Frame 1 (no input): blank canvas, image omitted
Frame 60 (the mouse pressed at the canvas centre just before this capture): blank canvas, image omitted
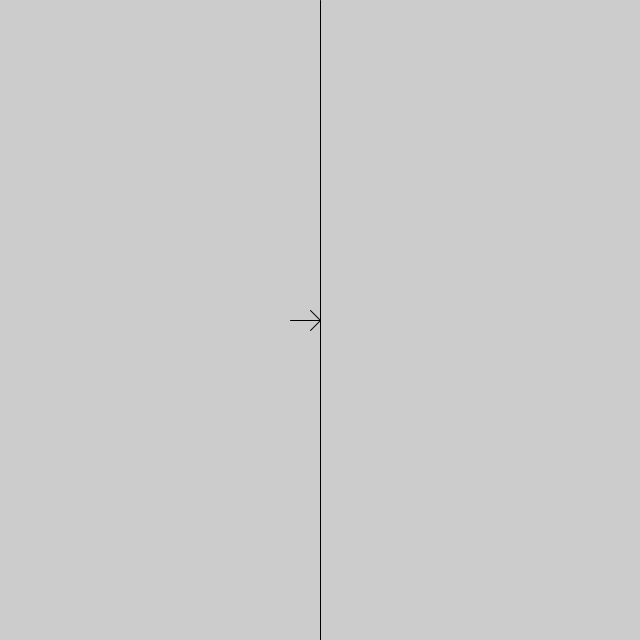
Frame 120 (the mouse held since frame 60 and released just before this capture)

The Processing sketch whose frames 1 and 60 were blank and that drew this single picture after the mouse press (run headless with seeded random() and noise(); from frame 60 on, the mouse is pressed at the canvas centre):

// Processing sketch: sketch_170317_cursor_pointer
// ── sketch_170317_cursor_pointer.pde
/**************************************************
関数説明　------------------------------------------
１．Window
・size(x, y)　…　Windowの描写

２．図形
・point(x, y)　…　点（位置指定）
・line(x1, y1, x2, y2)　…　線（始終点指定)
・rect(x, y, width, height)　…　長方形（x,y,幅,高さ）
・triangle(x1, y1, x2, y2, x3, y3)　…　三角形（3点指定）
・quad(x1, y1, x2, y2, x3, y3, x4, y4)　…　四角形（4点指定）
・ellipse(x, y, width, height)　…　円（x,y,幅,高さ)
・arc(x, y, width, height, 始点角度, 終点角度)　…　円（x,y,幅,高さ,始点角度,終点角度）

３．線・角の種類
・strokeWeight(size)　…　線の太さ
・strokeCap(type)　…　端の種類を指定
　　　SQUARE　…　直角の端
　　　PROJECT　…　突き出た端
　　　ROUND　…　丸い端
・strokeJoin(type)　…　角の種類を指定
　　　ROUND　…　丸い角
　　　BEVEL　…　斜めの角
　　　MITER　…　直角

４．描写モード
・描写関数 + Mode(type)　…　描写モードの指定
　以下は円の場合の例
　　　ellipseMode(CORNER)　…　描写の基準点を角にする
　※モードは種類が多いのでリファレンス参照とのこと。

５．色
・background(r,g,b)　…　背景色
・fill(r,g,b,transparency)　…　図形内の色
・stroke(r,g,b,transparency)　…　線の色
・noFill()　…　図形の塗りつぶしをしない
・noStroke()　…　線を描写しない

６．図形の生成
・beginShape()　…　図形描写の開始合図
・endShape(type)　…　図形描写の終了合図
　　　指定なし　…　図形を閉じない
　　　CLOSE　…　図形を閉じる
・vertex(x,y)　…　図形描写するための各点を指定
**************************************************/
float x = 0;
int offset = 10;

/** 
* 1度しか実行しない設定処理
**/
void setup() {
  size(640, 640);             // Window を描写
  x = width/2;
}

/** 
* 繰返し実行する描写処理
**/
void draw() { 
  background(204);
  
  if (mouseX > x) {
    x += 1.5;
    offset = -10;
  }
  
  if (mouseX < x) {
    x -= 1.5;
    offset = 10;
  }
  
  line(x, 0, x, height);
  
  line(mouseX, mouseY, mouseX + offset, mouseY - 10);
  line(mouseX, mouseY, mouseX + offset, mouseY + 10);
  line(mouseX, mouseY, mouseX + offset*3, mouseY);
}
